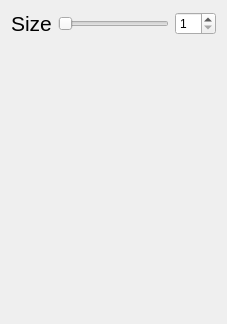
<?xml version="1.0" encoding="UTF-8"?>
<ui version="4.0">
 <class>Form</class>
 <widget class="QWidget" name="Form">
  <property name="geometry">
   <rect>
    <x>0</x>
    <y>0</y>
    <width>227</width>
    <height>324</height>
   </rect>
  </property>
  <property name="windowTitle">
   <string>Form</string>
  </property>
  <layout class="QHBoxLayout" name="horizontalLayout">
   <item>
    <layout class="QGridLayout" name="gridLayout_2">
     <item row="0" column="0">
      <layout class="QGridLayout" name="gridLayout">
       <item row="0" column="0">
        <widget class="QLabel" name="label">
         <property name="font">
          <font>
           <pointsize>16</pointsize>
          </font>
         </property>
         <property name="text">
          <string>Size</string>
         </property>
        </widget>
       </item>
       <item row="0" column="1">
        <widget class="QSlider" name="horizontalSlider">
         <property name="orientation">
          <enum>Qt::Orientation::Horizontal</enum>
         </property>
        </widget>
       </item>
       <item row="0" column="2">
        <widget class="QSpinBox" name="sizeSpinBox">
         <property name="minimum">
          <number>1</number>
         </property>
        </widget>
       </item>
      </layout>
     </item>
     <item row="1" column="0">
      <spacer name="verticalSpacer">
       <property name="orientation">
        <enum>Qt::Orientation::Vertical</enum>
       </property>
       <property name="sizeHint" stdset="0">
        <size>
         <width>20</width>
         <height>268</height>
        </size>
       </property>
      </spacer>
     </item>
    </layout>
   </item>
  </layout>
 </widget>
 <resources/>
 <connections>
  <connection>
   <sender>horizontalSlider</sender>
   <signal>valueChanged(int)</signal>
   <receiver>sizeSpinBox</receiver>
   <slot>setValue(int)</slot>
   <hints>
    <hint type="sourcelabel">
     <x>118</x>
     <y>27</y>
    </hint>
    <hint type="destinationlabel">
     <x>156</x>
     <y>25</y>
    </hint>
   </hints>
  </connection>
  <connection>
   <sender>sizeSpinBox</sender>
   <signal>valueChanged(int)</signal>
   <receiver>horizontalSlider</receiver>
   <slot>setValue(int)</slot>
   <hints>
    <hint type="sourcelabel">
     <x>167</x>
     <y>37</y>
    </hint>
    <hint type="destinationlabel">
     <x>87</x>
     <y>35</y>
    </hint>
   </hints>
  </connection>
 </connections>
</ui>
